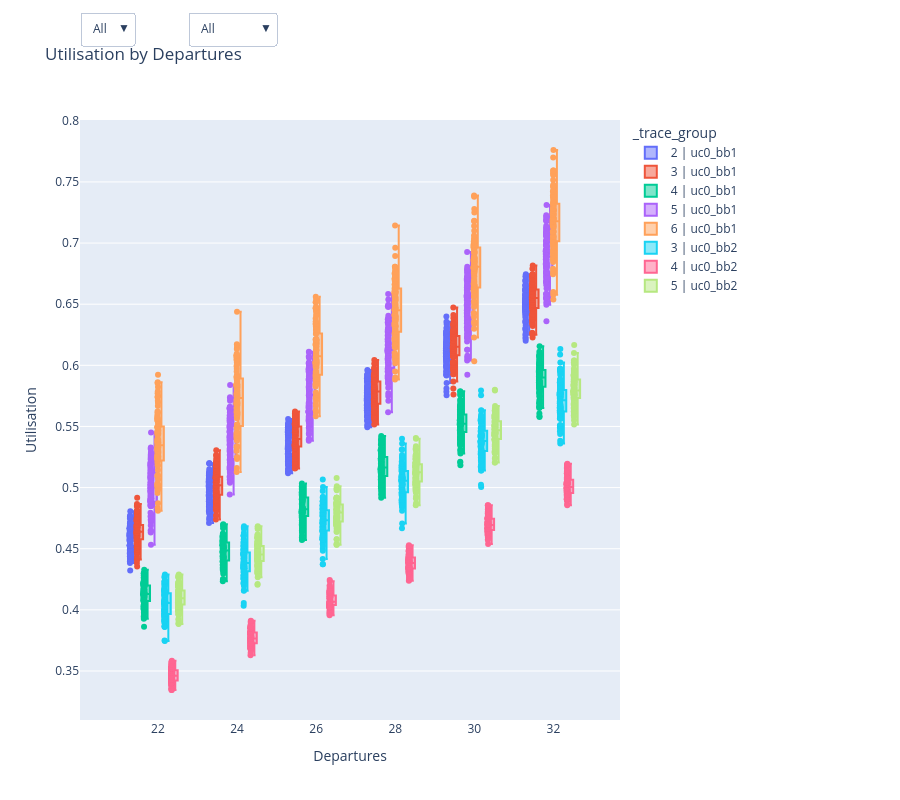

Write notebook code for a chart like this one.
### Code cell
fig = plot_utilisation_by_departures(
    filer / f"linkstate_utilisation_{run_id}.csv",
    x_col="departures",
    y_col="utilisation",
    color_col="building_block",
    hover_cols=["use_case", "operating_mode", "sample", "departures", "utilisation"],
)
fig.update_layout(height = 800)

fig.show()

### Figure 1 — Plotly figure (JSON) as saved in the notebook; plotly's stock layout.template omitted (floating-point values rounded to 4 significant figures; data arrays with more than 128 entries replaced by an {"elided": "..."} marker saying what was removed)
{"data": [{"alignmentgroup": "True", "boxpoints": "all", "customdata": {"elided": "600x4 mixed values"}, "hovertemplate": "_trace_group=2 | uc0_bb1<br>departures_cat=%{x}<br>utilisation=%{y}<br>use_case=%{customdata[0]}<br>operating_mode=%{customdata[1]}<br>sample=%{customdata[2]}<br>departures=%{customdata[3]}<extra></extra>", "legendgroup": "2 | uc0_bb1", "marker": {"color": "#636efa"}, "name": "2 | uc0_bb1", "notched": false, "offsetgroup": "2 | uc0_bb1", "orientation": "v", "showlegend": true, "type": "box", "x": {"elided": "600 float values"}, "x0": " ", "xaxis": "x", "y": {"elided": "600 float values"}, "y0": " ", "yaxis": "y"}, {"alignmentgroup": "True", "boxpoints": "all", "customdata": {"elided": "600x4 mixed values"}, "hovertemplate": "_trace_group=3 | uc0_bb1<br>departures_cat=%{x}<br>utilisation=%{y}<br>use_case=%{customdata[0]}<br>operating_mode=%{customdata[1]}<br>sample=%{customdata[2]}<br>departures=%{customdata[3]}<extra></extra>", "legendgroup": "3 | uc0_bb1", "marker": {"color": "#EF553B"}, "name": "3 | uc0_bb1", "notched": false, "offsetgroup": "3 | uc0_bb1", "orientation": "v", "showlegend": true, "type": "box", "x": {"elided": "600 float values"}, "x0": " ", "xaxis": "x", "y": {"elided": "600 float values"}, "y0": " ", "yaxis": "y"}, {"alignmentgroup": "True", "boxpoints": "all", "customdata": {"elided": "600x4 mixed values"}, "hovertemplate": "_trace_group=4 | uc0_bb1<br>departures_cat=%{x}<br>utilisation=%{y}<br>use_case=%{customdata[0]}<br>operating_mode=%{customdata[1]}<br>sample=%{customdata[2]}<br>departures=%{customdata[3]}<extra></extra>", "legendgroup": "4 | uc0_bb1", "marker": {"color": "#00cc96"}, "name": "4 | uc0_bb1", "notched": false, "offsetgroup": "4 | uc0_bb1", "orientation": "v", "showlegend": true, "type": "box", "x": {"elided": "600 float values"}, "x0": " ", "xaxis": "x", "y": {"elided": "600 float values"}, "y0": " ", "yaxis": "y"}, {"alignmentgroup": "True", "boxpoints": "all", "customdata": {"elided": "600x4 mixed values"}, "hovertemplate": "_trace_group=5 | uc0_bb1<br>departures_cat=%{x}<br>utilisation=%{y}<br>use_case=%{customdata[0]}<br>operating_mode=%{customdata[1]}<br>sample=%{customdata[2]}<br>departures=%{customdata[3]}<extra></extra>", "legendgroup": "5 | uc0_bb1", "marker": {"color": "#ab63fa"}, "name": "5 | uc0_bb1", "notched": false, "offsetgroup": "5 | uc0_bb1", "orientation": "v", "showlegend": true, "type": "box", "x": {"elided": "600 float values"}, "x0": " ", "xaxis": "x", "y": {"elided": "600 float values"}, "y0": " ", "yaxis": "y"}, {"alignmentgroup": "True", "boxpoints": "all", "customdata": {"elided": "600x4 mixed values"}, "hovertemplate": "_trace_group=6 | uc0_bb1<br>departures_cat=%{x}<br>utilisation=%{y}<br>use_case=%{customdata[0]}<br>operating_mode=%{customdata[1]}<br>sample=%{customdata[2]}<br>departures=%{customdata[3]}<extra></extra>", "legendgroup": "6 | uc0_bb1", "marker": {"color": "#FFA15A"}, "name": "6 | uc0_bb1", "notched": false, "offsetgroup": "6 | uc0_bb1", "orientation": "v", "showlegend": true, "type": "box", "x": {"elided": "600 float values"}, "x0": " ", "xaxis": "x", "y": {"elided": "600 float values"}, "y0": " ", "yaxis": "y"}, {"alignmentgroup": "True", "boxpoints": "all", "customdata": {"elided": "600x4 mixed values"}, "hovertemplate": "_trace_group=3 | uc0_bb2<br>departures_cat=%{x}<br>utilisation=%{y}<br>use_case=%{customdata[0]}<br>operating_mode=%{customdata[1]}<br>sample=%{customdata[2]}<br>departures=%{customdata[3]}<extra></extra>", "legendgroup": "3 | uc0_bb2", "marker": {"color": "#19d3f3"}, "name": "3 | uc0_bb2", "notched": false, "offsetgroup": "3 | uc0_bb2", "orientation": "v", "showlegend": true, "type": "box", "x": {"elided": "600 float values"}, "x0": " ", "xaxis": "x", "y": {"elided": "600 float values"}, "y0": " ", "yaxis": "y"}, {"alignmentgroup": "True", "boxpoints": "all", "customdata": {"elided": "600x4 mixed values"}, "hovertemplate": "_trace_group=4 | uc0_bb2<br>departures_cat=%{x}<br>utilisation=%{y}<br>use_case=%{customdata[0]}<br>operating_mode=%{customdata[1]}<br>sample=%{customdata[2]}<br>departures=%{customdata[3]}<extra></extra>", "legendgroup": "4 | uc0_bb2", "marker": {"color": "#FF6692"}, "name": "4 | uc0_bb2", "notched": false, "offsetgroup": "4 | uc0_bb2", "orientation": "v", "showlegend": true, "type": "box", "x": {"elided": "600 float values"}, "x0": " ", "xaxis": "x", "y": {"elided": "600 float values"}, "y0": " ", "yaxis": "y"}, {"alignmentgroup": "True", "boxpoints": "all", "customdata": {"elided": "600x4 mixed values"}, "hovertemplate": "_trace_group=5 | uc0_bb2<br>departures_cat=%{x}<br>utilisation=%{y}<br>use_case=%{customdata[0]}<br>operating_mode=%{customdata[1]}<br>sample=%{customdata[2]}<br>departures=%{customdata[3]}<extra></extra>", "legendgroup": "5 | uc0_bb2", "marker": {"color": "#B6E880"}, "name": "5 | uc0_bb2", "notched": false, "offsetgroup": "5 | uc0_bb2", "orientation": "v", "showlegend": true, "type": "box", "x": {"elided": "600 float values"}, "x0": " ", "xaxis": "x", "y": {"elided": "600 float values"}, "y0": " ", "yaxis": "y"}], "layout": {"boxmode": "group", "height": 800, "legend": {"title": {"text": "_trace_group"}, "tracegroupgap": 0}, "margin": {"r": 280}, "title": {"text": "Utilisation by Departures"}, "updatemenus": [{"buttons": [{"args": [{"visible": [true, true, true, true, true, true, true, true]}, {"title": "Utilisation by Departures (All links)"}], "label": "All", "method": "update"}, {"args": [{"visible": [true, false, false, false, false, false, false, false]}, {"title": "Utilisation by Departures (Link 2)"}], "label": "2", "method": "update"}, {"args": [{"visible": [false, true, false, false, false, true, false, false]}, {"title": "Utilisation by Departures (Link 3)"}], "label": "3", "method": "update"}, {"args": [{"visible": [false, false, true, false, false, false, true, false]}, {"title": "Utilisation by Departures (Link 4)"}], "label": "4", "method": "update"}, {"args": [{"visible": [false, false, false, true, false, false, false, true]}, {"title": "Utilisation by Departures (Link 5)"}], "label": "5", "method": "update"}, {"args": [{"visible": [false, false, false, false, true, false, false, false]}, {"title": "Utilisation by Departures (Link 6)"}], "label": "6", "method": "update"}], "direction": "down", "showactive": true, "x": 0, "xanchor": "left", "y": 1.18, "yanchor": "top"}, {"buttons": [{"args": [{"visible": [true, true, true, true, true, true, true, true]}, {"title": "Utilisation by Departures (All building blocks)"}], "label": "All", "method": "update"}, {"args": [{"visible": [true, true, true, true, true, false, false, false]}, {"title": "Utilisation by Departures (uc0_bb1)"}], "label": "uc0_bb1", "method": "update"}, {"args": [{"visible": [false, false, false, false, false, true, true, true]}, {"title": "Utilisation by Departures (uc0_bb2)"}], "label": "uc0_bb2", "method": "update"}], "direction": "down", "showactive": true, "x": 0.2, "xanchor": "left", "y": 1.18, "yanchor": "top"}], "xaxis": {"anchor": "y", "domain": [0, 1], "title": {"text": "Departures"}}, "yaxis": {"anchor": "x", "domain": [0, 1], "title": {"text": "Utilisation"}}}}
